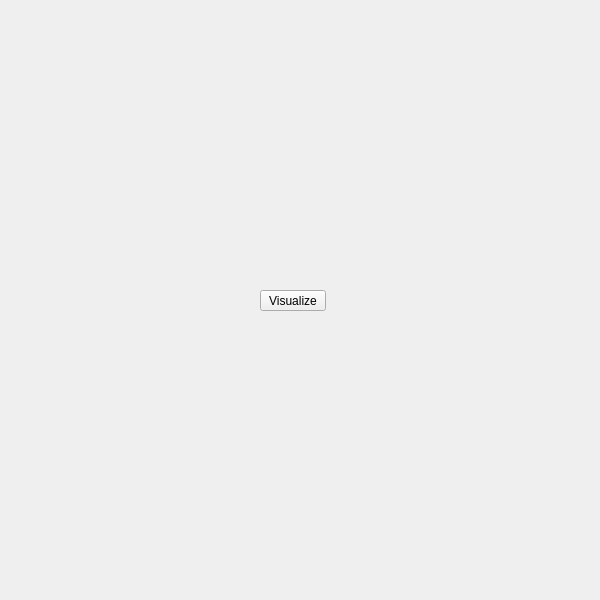
<?xml version="1.0" encoding="UTF-8"?>
<ui version="4.0">
 <class>QtUi</class>
 <widget class="QMainWindow" name="QtUi">
  <property name="enabled">
   <bool>true</bool>
  </property>
  <property name="geometry">
   <rect>
    <x>0</x>
    <y>0</y>
    <width>600</width>
    <height>600</height>
   </rect>
  </property>
  <property name="sizePolicy">
   <sizepolicy hsizetype="Ignored" vsizetype="Ignored">
    <horstretch>0</horstretch>
    <verstretch>0</verstretch>
   </sizepolicy>
  </property>
  <property name="minimumSize">
   <size>
    <width>0</width>
    <height>0</height>
   </size>
  </property>
  <property name="maximumSize">
   <size>
    <width>600</width>
    <height>600</height>
   </size>
  </property>
  <property name="cursor">
   <cursorShape>ArrowCursor</cursorShape>
  </property>
  <property name="toolButtonStyle">
   <enum>Qt::ToolButtonIconOnly</enum>
  </property>
  <property name="tabShape">
   <enum>QTabWidget::Triangular</enum>
  </property>
  <property name="dockNestingEnabled">
   <bool>true</bool>
  </property>
  <property name="dockOptions">
   <set>QMainWindow::AllowNestedDocks|QMainWindow::AllowTabbedDocks|QMainWindow::AnimatedDocks|QMainWindow::ForceTabbedDocks</set>
  </property>
  <widget class="QWidget" name="widget">
   <property name="sizePolicy">
    <sizepolicy hsizetype="Ignored" vsizetype="Ignored">
     <horstretch>0</horstretch>
     <verstretch>0</verstretch>
    </sizepolicy>
   </property>
   <widget class="MenuButton" name="i030">
    <property name="geometry">
     <rect>
      <x>260</x>
      <y>290</y>
      <width>66</width>
      <height>21</height>
     </rect>
    </property>
    <property name="minimumSize">
     <size>
      <width>0</width>
      <height>21</height>
     </size>
    </property>
    <property name="maximumSize">
     <size>
      <width>66</width>
      <height>21</height>
     </size>
    </property>
    <property name="target">
     <string>visualize</string>
    </property>
    <property name="text">
     <string>Visualize</string>
    </property>
   </widget>
  </widget>
 </widget>
 <customwidgets>
  <customwidget>
   <class>MenuButton</class>
   <extends>QPushButton</extends>
   <header>widgets.menubutton.h</header>
  </customwidget>
 </customwidgets>
 <resources/>
 <connections/>
 <designerdata>
  <property name="gridDeltaX">
   <number>5</number>
  </property>
  <property name="gridDeltaY">
   <number>10</number>
  </property>
  <property name="gridSnapX">
   <bool>true</bool>
  </property>
  <property name="gridSnapY">
   <bool>true</bool>
  </property>
  <property name="gridVisible">
   <bool>true</bool>
  </property>
 </designerdata>
</ui>
